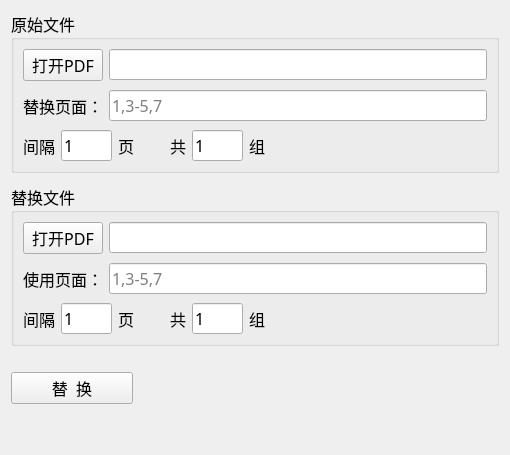
      <widget class="QWidget" name="page_2">
       <layout class="QVBoxLayout" name="verticalLayout_23">
        <item>
         <widget class="QGroupBox" name="groupBox_6">
          <property name="font">
           <font>
            <family>MiSans</family>
            <pointsize>12</pointsize>
           </font>
          </property>
          <property name="title">
           <string>原始文件</string>
          </property>
          <layout class="QVBoxLayout" name="verticalLayout_7">
           <item>
            <layout class="QHBoxLayout" name="horizontalLayout_16">
             <item>
              <widget class="QPushButton" name="btn_origin">
               <property name="font">
                <font>
                 <family>MiSans</family>
                 <pointsize>12</pointsize>
                </font>
               </property>
               <property name="text">
                <string>打开PDF</string>
               </property>
              </widget>
             </item>
             <item>
              <widget class="MyLineEdit" name="lineEdit_origin">
               <property name="font">
                <font>
                 <family>MiSans</family>
                 <pointsize>12</pointsize>
                </font>
               </property>
              </widget>
             </item>
            </layout>
           </item>
           <item>
            <spacer name="verticalSpacer_15">
             <property name="orientation">
              <enum>Qt::Vertical</enum>
             </property>
             <property name="sizeType">
              <enum>QSizePolicy::Fixed</enum>
             </property>
             <property name="sizeHint" stdset="0">
              <size>
               <width>20</width>
               <height>3</height>
              </size>
             </property>
            </spacer>
           </item>
           <item>
            <layout class="QHBoxLayout" name="horizontalLayout_17">
             <item>
              <widget class="QLabel" name="label_3">
               <property name="font">
                <font>
                 <family>MiSans</family>
                 <pointsize>12</pointsize>
                </font>
               </property>
               <property name="text">
                <string>替换页面：</string>
               </property>
              </widget>
             </item>
             <item>
              <widget class="QLineEdit" name="origin_range">
               <property name="font">
                <font>
                 <family>MiSans</family>
                 <pointsize>12</pointsize>
                </font>
               </property>
               <property name="placeholderText">
                <string>1,3-5,7</string>
               </property>
              </widget>
             </item>
            </layout>
           </item>
           <item>
            <spacer name="verticalSpacer_16">
             <property name="orientation">
              <enum>Qt::Vertical</enum>
             </property>
             <property name="sizeType">
              <enum>QSizePolicy::Fixed</enum>
             </property>
             <property name="sizeHint" stdset="0">
              <size>
               <width>20</width>
               <height>3</height>
              </size>
             </property>
            </spacer>
           </item>
           <item>
            <layout class="QHBoxLayout" name="horizontalLayout_46" stretch="1,1,0,1,1,1,50,0">
             <item>
              <widget class="QLabel" name="label_12">
               <property name="font">
                <font>
                 <family>MiSans</family>
                 <pointsize>12</pointsize>
                </font>
               </property>
               <property name="text">
                <string>间隔</string>
               </property>
              </widget>
             </item>
             <item>
              <widget class="QLineEdit" name="original_interval">
               <property name="font">
                <font>
                 <family>MiSans</family>
                 <pointsize>12</pointsize>
                </font>
               </property>
               <property name="text">
                <string>1</string>
               </property>
              </widget>
             </item>
             <item>
              <widget class="QLabel" name="label_15">
               <property name="font">
                <font>
                 <family>MiSans</family>
                 <pointsize>12</pointsize>
                </font>
               </property>
               <property name="text">
                <string>页</string>
               </property>
              </widget>
             </item>
             <item>
              <spacer name="horizontalSpacer_31">
               <property name="orientation">
                <enum>Qt::Horizontal</enum>
               </property>
               <property name="sizeType">
                <enum>QSizePolicy::Fixed</enum>
               </property>
               <property name="sizeHint" stdset="0">
                <size>
                 <width>30</width>
                 <height>20</height>
                </size>
               </property>
              </spacer>
             </item>
             <item>
              <widget class="QLabel" name="label_13">
               <property name="font">
                <font>
                 <family>MiSans</family>
                 <pointsize>12</pointsize>
                </font>
               </property>
               <property name="text">
                <string>共</string>
               </property>
              </widget>
             </item>
             <item>
              <widget class="QLineEdit" name="original_group">
               <property name="font">
                <font>
                 <family>MiSans</family>
                 <pointsize>12</pointsize>
                </font>
               </property>
               <property name="text">
                <string>1</string>
               </property>
              </widget>
             </item>
             <item>
              <widget class="QLabel" name="label_14">
               <property name="font">
                <font>
                 <family>MiSans</family>
                 <pointsize>12</pointsize>
                </font>
               </property>
               <property name="text">
                <string>组</string>
               </property>
              </widget>
             </item>
             <item>
              <spacer name="horizontalSpacer_29">
               <property name="orientation">
                <enum>Qt::Horizontal</enum>
               </property>
               <property name="sizeHint" stdset="0">
                <size>
                 <width>40</width>
                 <height>20</height>
                </size>
               </property>
              </spacer>
             </item>
            </layout>
           </item>
          </layout>
         </widget>
        </item>
        <item>
         <spacer name="verticalSpacer_54">
          <property name="orientation">
           <enum>Qt::Vertical</enum>
          </property>
          <property name="sizeType">
           <enum>QSizePolicy::Fixed</enum>
          </property>
          <property name="sizeHint" stdset="0">
           <size>
            <width>20</width>
            <height>5</height>
           </size>
          </property>
         </spacer>
        </item>
        <item>
         <widget class="QGroupBox" name="groupBox_7">
          <property name="font">
           <font>
            <family>MiSans</family>
            <pointsize>12</pointsize>
           </font>
          </property>
          <property name="title">
           <string>替换文件</string>
          </property>
          <layout class="QVBoxLayout" name="verticalLayout_9">
           <item>
            <layout class="QHBoxLayout" name="horizontalLayout_18">
             <item>
              <widget class="QPushButton" name="btn_place">
               <property name="font">
                <font>
                 <family>MiSans</family>
                 <pointsize>12</pointsize>
                </font>
               </property>
               <property name="text">
                <string>打开PDF</string>
               </property>
              </widget>
             </item>
             <item>
              <widget class="MyLineEdit" name="lineEdit_place">
               <property name="font">
                <font>
                 <family>MiSans</family>
                 <pointsize>12</pointsize>
                </font>
               </property>
              </widget>
             </item>
            </layout>
           </item>
           <item>
            <spacer name="verticalSpacer_18">
             <property name="orientation">
              <enum>Qt::Vertical</enum>
             </property>
             <property name="sizeType">
              <enum>QSizePolicy::Fixed</enum>
             </property>
             <property name="sizeHint" stdset="0">
              <size>
               <width>20</width>
               <height>3</height>
              </size>
             </property>
            </spacer>
           </item>
           <item>
            <layout class="QHBoxLayout" name="horizontalLayout_19">
             <item>
              <widget class="QLabel" name="label_10">
               <property name="font">
                <font>
                 <family>MiSans</family>
                 <pointsize>12</pointsize>
                </font>
               </property>
               <property name="text">
                <string>使用页面：</string>
               </property>
              </widget>
             </item>
             <item>
              <widget class="QLineEdit" name="place_range">
               <property name="font">
                <font>
                 <family>MiSans</family>
                 <pointsize>12</pointsize>
                </font>
               </property>
               <property name="placeholderText">
                <string>1,3-5,7</string>
               </property>
              </widget>
             </item>
            </layout>
           </item>
           <item>
            <spacer name="verticalSpacer_17">
             <property name="orientation">
              <enum>Qt::Vertical</enum>
             </property>
             <property name="sizeType">
              <enum>QSizePolicy::Fixed</enum>
             </property>
             <property name="sizeHint" stdset="0">
              <size>
               <width>20</width>
               <height>3</height>
              </size>
             </property>
            </spacer>
           </item>
           <item>
            <layout class="QHBoxLayout" name="horizontalLayout_72" stretch="1,1,0,1,1,1,50,0">
             <item>
              <widget class="QLabel" name="label_57">
               <property name="font">
                <font>
                 <family>MiSans</family>
                 <pointsize>12</pointsize>
                </font>
               </property>
               <property name="text">
                <string>间隔</string>
               </property>
              </widget>
             </item>
             <item>
              <widget class="QLineEdit" name="place_interval">
               <property name="font">
                <font>
                 <family>MiSans</family>
                 <pointsize>12</pointsize>
                </font>
               </property>
               <property name="text">
                <string>1</string>
               </property>
              </widget>
             </item>
             <item>
              <widget class="QLabel" name="label_58">
               <property name="font">
                <font>
                 <family>MiSans</family>
                 <pointsize>12</pointsize>
                </font>
               </property>
               <property name="text">
                <string>页</string>
               </property>
              </widget>
             </item>
             <item>
              <spacer name="horizontalSpacer_51">
               <property name="orientation">
                <enum>Qt::Horizontal</enum>
               </property>
               <property name="sizeType">
                <enum>QSizePolicy::Fixed</enum>
               </property>
               <property name="sizeHint" stdset="0">
                <size>
                 <width>30</width>
                 <height>20</height>
                </size>
               </property>
              </spacer>
             </item>
             <item>
              <widget class="QLabel" name="label_59">
               <property name="font">
                <font>
                 <family>MiSans</family>
                 <pointsize>12</pointsize>
                </font>
               </property>
               <property name="text">
                <string>共</string>
               </property>
              </widget>
             </item>
             <item>
              <widget class="QLineEdit" name="place_group">
               <property name="font">
                <font>
                 <family>MiSans</family>
                 <pointsize>12</pointsize>
                </font>
               </property>
               <property name="text">
                <string>1</string>
               </property>
              </widget>
             </item>
             <item>
              <widget class="QLabel" name="label_60">
               <property name="font">
                <font>
                 <family>MiSans</family>
                 <pointsize>12</pointsize>
                </font>
               </property>
               <property name="text">
                <string>组</string>
               </property>
              </widget>
             </item>
             <item>
              <spacer name="horizontalSpacer_52">
               <property name="orientation">
                <enum>Qt::Horizontal</enum>
               </property>
               <property name="sizeHint" stdset="0">
                <size>
                 <width>40</width>
                 <height>20</height>
                </size>
               </property>
              </spacer>
             </item>
            </layout>
           </item>
          </layout>
         </widget>
        </item>
        <item>
         <spacer name="verticalSpacer_55">
          <property name="orientation">
           <enum>Qt::Vertical</enum>
          </property>
          <property name="sizeType">
           <enum>QSizePolicy::Fixed</enum>
          </property>
          <property name="sizeHint" stdset="0">
           <size>
            <width>10</width>
            <height>20</height>
           </size>
          </property>
         </spacer>
        </item>
        <item>
         <layout class="QHBoxLayout" name="horizontalLayout_20" stretch="1,3">
          <item>
           <widget class="QPushButton" name="btn_run_replace">
            <property name="font">
             <font>
              <family>MiSans</family>
              <pointsize>12</pointsize>
             </font>
            </property>
            <property name="text">
             <string>替  换</string>
            </property>
           </widget>
          </item>
          <item>
           <spacer name="horizontalSpacer_11">
            <property name="orientation">
             <enum>Qt::Horizontal</enum>
            </property>
            <property name="sizeHint" stdset="0">
             <size>
              <width>40</width>
              <height>20</height>
             </size>
            </property>
           </spacer>
          </item>
         </layout>
        </item>
        <item>
         <spacer name="verticalSpacer_14">
          <property name="orientation">
           <enum>Qt::Vertical</enum>
          </property>
          <property name="sizeHint" stdset="0">
           <size>
            <width>20</width>
            <height>40</height>
           </size>
          </property>
         </spacer>
        </item>
       </layout>
      </widget>
